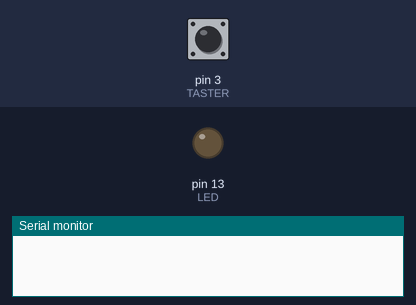
A sketch run on a simulated Arduino Uno, built with avr-gcc and run on an emulated ATmega328P. Shown: output pins drawn as LEDs (lit = HIGH), the last lines printed to the serial monitor. Dashed ring = blinking. The test bench sets the inputs (shaded band); at power-on: pin 3 (TASTER) HIGH.

Above: at 1.2 s.
1.3 s: pin 3 (TASTER) pulled LOW for 3.2 s
At 2.2 s:
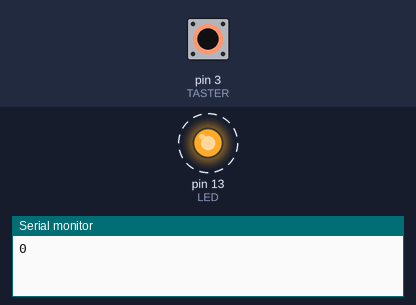
6.0 s: pin 3 (TASTER) pulled LOW for 0.15 s
At 6.8 s:
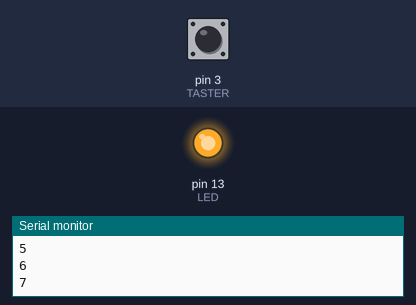
Timing chart, 0 to 9.0 s (numbered marks = the images above; inputs shaded):
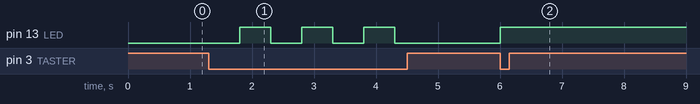

Measured:
- after the input at 1.3 s, pin 13 (LED): alternates HIGH for 0.50 s and LOW for 0.50 s, 6 changes in all, then stays LOW, starting after 0.50 s
- after the input at 6.0 s, pin 13 (LED): LOW → HIGH at once

The sketch:

If7.ino
```cpp
#define TASTER 3
#define LED 13

int statusLED = LOW;
int statusTaster = HIGH;
int statusTasterLetzter = HIGH;
int counter;

void setup(){
    Serial.begin(115200);
    pinMode(TASTER, INPUT_PULLUP);
    pinMode(LED, OUTPUT);
}

void loop() {
    if (statusTasterLetzter == HIGH && digitalRead(TASTER) == LOW) {
    digitalWrite(LED, LOW);
    statusTasterLetzter = LOW;
    delay(500);
    Serial.println(counter++);
    counter = counter++;
  } else if (statusTasterLetzter == LOW && digitalRead(TASTER) == LOW) {
    digitalWrite(LED, HIGH);
    statusTasterLetzter = HIGH;
    delay(500);
    Serial.println(counter++);
    counter = counter++;
  }
}
```
